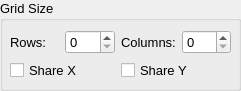
   <widget class="QGroupBox" name="groupBox_8">
    <property name="geometry">
     <rect>
      <x>10</x>
      <y>310</y>
      <width>241</width>
      <height>91</height>
     </rect>
    </property>
    <property name="font">
     <font>
      <pointsize>10</pointsize>
     </font>
    </property>
    <property name="title">
     <string>Grid Size</string>
    </property>
    <widget class="QWidget" name="gridLayoutWidget_2">
     <property name="geometry">
      <rect>
       <x>10</x>
       <y>30</y>
       <width>221</width>
       <height>51</height>
      </rect>
     </property>
     <layout class="QGridLayout" name="gridLayout_2">
      <item row="0" column="3">
       <widget class="QSpinBox" name="sbColNum"/>
      </item>
      <item row="0" column="0">
       <widget class="QLabel" name="label_23">
        <property name="text">
         <string>Rows:</string>
        </property>
       </widget>
      </item>
      <item row="0" column="1">
       <widget class="QSpinBox" name="sbRowNum"/>
      </item>
      <item row="0" column="2">
       <widget class="QLabel" name="label_24">
        <property name="text">
         <string>Columns:</string>
        </property>
       </widget>
      </item>
      <item row="1" column="0" colspan="2">
       <widget class="QCheckBox" name="chbShareX">
        <property name="text">
         <string>Share X</string>
        </property>
       </widget>
      </item>
      <item row="1" column="2" colspan="2">
       <widget class="QCheckBox" name="chbShareY">
        <property name="text">
         <string>Share Y</string>
        </property>
       </widget>
      </item>
     </layout>
    </widget>
   </widget>
